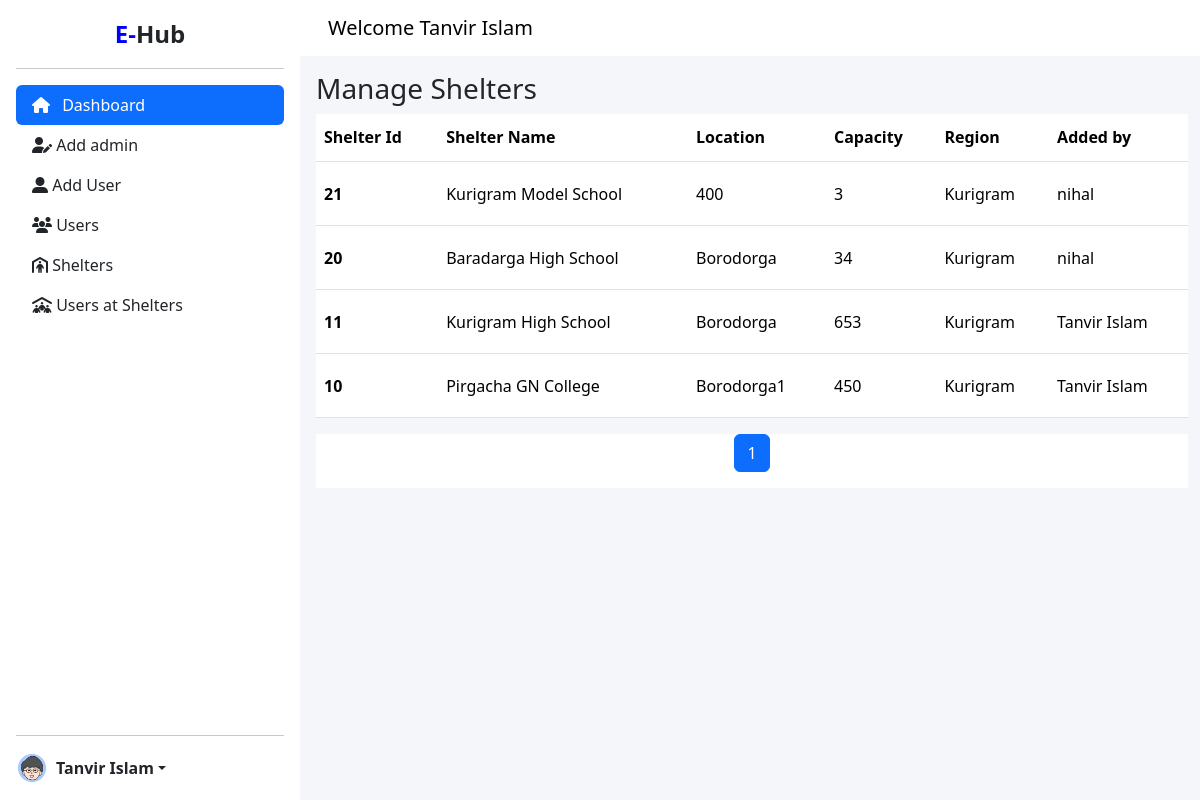
The page /central_admin/pages/manage_shelters.php (signed in) on the database its author committed.
### tables this page shows
CREATE TABLE `shelters` (
  `id` int(11) NOT NULL,
  `name` varchar(255) NOT NULL,
  `location` varchar(255) NOT NULL,
  `capacity` int(11) NOT NULL,
  `region` varchar(100) NOT NULL,
  `regional_admin_id` int(11) NOT NULL,
  `created_at` timestamp NOT NULL DEFAULT current_timestamp()
);

CREATE TABLE `users` (
  `id` int(11) NOT NULL,
  `full_name` varchar(100) NOT NULL,
  `date_of_birth` date DEFAULT NULL,
  `email` varchar(100) NOT NULL,
  `password_hash` varchar(255) NOT NULL,
  `role` enum('Normal User','Central Admin','Regional Admin','Shelter Coordinator','Relief Distributor') NOT NULL,
  `phone_number` varchar(15) DEFAULT NULL,
  `address` text DEFAULT NULL,
  `region` varchar(50) DEFAULT NULL,
  `created_at` timestamp NOT NULL DEFAULT current_timestamp(),
  `updated_at` timestamp NOT NULL DEFAULT current_timestamp() ON UPDATE current_timestamp()
);

### central_admin/pages/manage_shelters.php (the view, shortened to what this page needs)
<?php
include '../includes/header.php';
include '../includes/header2.php';
include '../includes/sidebar.php';
include '../includes/nav.php';
$limit = 5;
$page = isset($_GET['page']) ? (int)$_GET['page'] : 1;
$page = max($page, 1);
$offset = ($page - 1) * $limit;
$total_sql = "SELECT COUNT(*) AS total FROM shelters";
$total_result = mysqli_query($con, $total_sql);
$total_row = mysqli_fetch_assoc($total_result);
$total_records = $total_row['total'];
$total_pages = ceil($total_records / $limit);
$sql = "SELECT shelters.*, users.full_name AS added_by
        FROM shelters
        LEFT JOIN users ON shelters.regional_admin_id = users.id
        ORDER BY shelters.created_at DESC LIMIT $limit OFFSET $offset";
$result = mysqli_query($con, $sql);
?>
<div class="container-fluid main-content flex-grow-1 pt-3 ps-3 tabel-container">
    <h3>Manage Shelters</h3>
    <div class="table-data">
        <table class="table">
            <thead>
                <tr>
                    <th class="custom-tabel-header" scope="col">Shelter Id</th>
                    <th scope="col">Shelter Name</th>
                    <th class="custom-tabel-header" scope="col">Location</th>
                    <th class="custom-tabel-header" scope="col">Capacity</th>
                    <th class="custom-tabel-header" scope="col">Region</th>
                    <th class="custom-tabel-header" scope="col">Added by</th>
                </tr>
            </thead>
            <tbody class="tabel-body">
                <?php
                if ($result && mysqli_num_rows($result) > 0) {
                    while ($row = mysqli_fetch_assoc($result)) {
                        $shelterId = $row['id'];
                        $shelterName = $row['name'];
                        $shelterLocation = $row['location'];
                        $shelterCapacity = $row['capacity'];
                        $shelterRegion = $row['region'];
                        $shelterAddedBy = $row['added_by'];
                        echo '
                        <tr class="custom-tabel-row">
                            <th scope="row">' . $shelterId . '</th>
                            <td>' . $shelterName . '</td>
                            <td>' . $shelterLocation . '</td>
                            <td>' . $shelterCapacity . '</td>
                            <td>' . $shelterRegion . '</td>
                            <td>' . ($shelterAddedBy ? $shelterAddedBy : 'Unknown') . '</td>
                        </tr>
                        ';
                    }
                } else {
                    echo '<tr><td colspan="7" class="text-center">No shelters found.</td></tr>';
                }
                ?>
            </tbody>
        </table>
    </div>
    <nav>
        <ul class="pagination justify-content-center align-items-center">
            <?php for ($i = 1; $i <= $total_pages; $i++): ?>
                <li class="page-item <?php echo $i === $page ? 'active' : ''; ?>">
                    <a class="page-link" href="?page=<?php echo $i; ?>"><?php echo $i; ?></a>
                </li>
            <?php endfor; ?>
        </ul>
    </nav>
</div>
<?php include '../includes/footer.php'; ?>

### central_admin/includes/header.php (shortened to what this page needs)
<!doctype html>
<html lang="en">
<head>

### central_admin/includes/header2.php (shortened to what this page needs)
<link href="https://cdn.jsdelivr.net/npm/bootstrap@5.3.3/dist/css/bootstrap.min.css" rel="stylesheet"
>
<link rel="stylesheet" href="https://cdnjs.cloudflare.com/ajax/libs/font-awesome/6.6.0/css/all.min.css"
 />
<link rel="stylesheet" href="../assets/css/style.css">
</head>
<body>

### central_admin/includes/sidebar.php (shortened to what this page needs)
<main class="container-fluid p-0">
    <div class="row m-0">
        <div class="col col-lg-3 p-0 d-none d-md-block sidebar-test">
            <div class="d-flex flex-column flex-shrink-0 p-3 min-vh-100 sidebar">
                <a href="../pages/dashboard.php"
                    class="d-flex align-items-center mb-3 mb-md-0 me-md-auto link-dark text-decoration-none justify-content-center w-100">
                    <span class="fs-4 logo"><span class="logo-first">E-</span>Hub</span>
                </a>
                <hr>
                <ul class="nav nav-pills flex-column mb-auto">
                    <li class="nav-item">
                        <a href="../pages/dashboard.php" class="nav-link active" aria-current="page" data-link="dashboard_central">
                            <i class="fa-solid fa-house me-2"></i>
                            Dashboard
                        </a>
                    </li>
                    <li>
                        <a href="../pages/add_admin.php" class="nav-link link-dark" data-link="add_admin">
                            <i class="fa-solid fa-user-pen"></i>
                            Add admin
                        </a>
                    </li>
                    <li>
                        <a href="../pages/add_user.php" class="nav-link link-dark" data-link="add_user_central">
                            <i class="fa-solid fa-user-large"></i>
                            Add User
                        </a>
                    </li>
                    <li>
                        <a href="../pages/see_users.php" class="nav-link link-dark" data-link="see_user_central">
                            <i class="fa-solid fa-users"></i>
                            Users
                        </a>
                    </li>
                    <li>
                        <a href="../pages/manage_shelters.php" class="nav-link link-dark" data-link="manage_shelter_central">
                            <i class="fa-solid fa-person-shelter"></i>
                            Shelters
                        </a>
                    </li>
                    <li>
                        <a href="../pages/users_at_shelter.php" class="nav-link link-dark" data-link="users_at_shelter_central">
                            <i class="fa-solid fa-people-roof"></i>
                            Users at Shelters
                        </a>
                    </li>
                </ul>
                <hr>
                <div class="dropdown">
                    <a href="#" class="d-flex align-items-center link-dark text-decoration-none dropdown-toggle"
                        id="dropdownUser2" data-bs-toggle="dropdown" aria-expanded="false">
                        <img src="../assets/img/profile_pic.jpg" alt="" width="32" height="32"
                            class="rounded-circle me-2">
                        <strong>
                            <?php echo $_SESSION['user_name']; ?>
                        </strong>
                    </a>
                </div>
            </div>
        </div>

### central_admin/includes/nav.php (shortened to what this page needs)
<div class="col col-lg-9 p-0 d-flex flex-column">
    <nav class="navbar navbar-expand-lg ">
        <div class="container-fluid ">
            <a class="navbar-brand ps-3" href="#">
                <?php echo 'Welcome ' . $_SESSION['user_name']; ?>
            </a>
        </div>
    </nav>

### central_admin/includes/footer.php (shortened to what this page needs)
</div>
</div>
</main>
</body>
</html>

### central_admin/assets/css/style.css (style rules this page uses)
* { padding: 0; margin: 0; box-sizing: border-box; }
html, body { height: 100%; width: 100%; overflow-x: hidden; }
body a { text-decoration: none; }
.logo { font-weight: 700; }
.logo-first { color: blue; }
.sidebar { overflow-x: hidden; }
nav { overflow-x: hidden; background-color: #fff; }
.main-content { background-color: #F5F6FA; }
.main-content { height: calc(100vh - 56px); }
.table { border-radius: 1rem; }
.custom-tabel-row { height: 4rem; }
.custom-tabel-header { height: 3rem; }
.custom-tabel-row td, th { vertical-align: middle; }
.table th, td { vertical-align: middle; }
a { text-decoration: none; }

### rows shown on the page
shelters: id "21", name "Kurigram Model School", location "400", capacity "3", region "Kurigram", regional_admin.full_name "nihal"
shelters: id "20", name "Baradarga High School", location "Borodorga", capacity "34", region "Kurigram", regional_admin.full_name "nihal"
shelters: id "11", name "Kurigram High School", location "Borodorga", capacity "653", region "Kurigram", regional_admin.full_name "Tanvir Islam"
shelters: id "10", name "Pirgacha GN College", location "Borodorga1", capacity "450", region "Kurigram", regional_admin.full_name "Tanvir Islam"

### other values the page prints
$_SESSION['user_name'] "Tanvir Islam"
